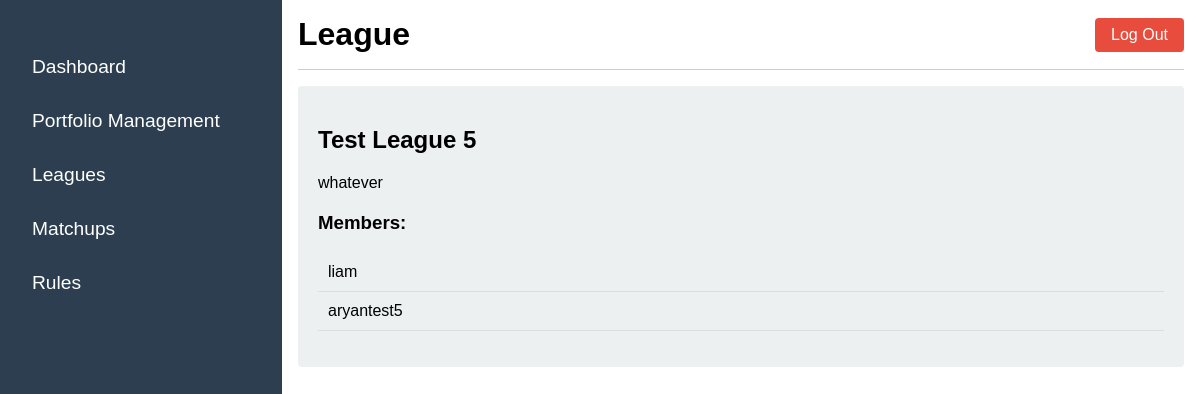
The app's page /league/ (signed in) with its own data.
### leagues/models.py (models this page shows, shortened)
class League(models.Model):
    name = models.CharField(max_length=100)
    description = models.TextField(blank=True)
    created_at = models.DateTimeField(auto_now_add=True)
    owner = models.ForeignKey(User, on_delete=models.CASCADE, related_name='owned_leagues')
    key = models.CharField(max_length=20, default = "")
    started = models.BooleanField(default=False)
    draftDone = models.BooleanField(default=False)
    length = models.IntegerField(default=7)
    current_week = models.IntegerField(default=1)
    next_week_date = models.DateField(null=True, blank=True)

class LeagueMembership(models.Model):
    user = models.ForeignKey(User, on_delete=models.CASCADE)
    league = models.ForeignKey(League, on_delete=models.CASCADE)
    joined_at = models.DateTimeField(auto_now_add=True)
    wins = models.IntegerField(default=0)  # New attribute
    losses = models.IntegerField(default=0)  # New attribute
    ties = models.IntegerField(default=0)  # New attribute

### leagues/views.py (the view, shortened to what this page needs)
# urls.py: path('league/', league_view, name='league'),
@login_required
def league_view(request):
    try:
        league_membership = LeagueMembership.objects.get(user=request.user)
        league = league_membership.league
    except LeagueMembership.DoesNotExist:
        league = None
    if league:
        is_owner = league.owner == request.user
        members = LeagueMembership.objects.filter(league=league) if is_owner else []
    else:
        is_owner = False
        members = []
    context = {
        'league': league,
        'is_owner': is_owner,
        'members': members,
        'started': league.started if league else False,
        'draftDone': league.draftDone if league else False
    }
    return render(request, 'league.html', context)

### templates/league.html (shortened to what this page needs)
<!DOCTYPE html>
<html lang="en">
<head>
    {% load static %}
    <link rel="stylesheet" href="{% static 'css/portal.css' %}">
</head>
<body>
    <div class="portal-container">
        <nav class="sidebar">
            <ul>
                <li><a href="{% url 'user_portal' %}">Dashboard</a></li>
                <li><a href="{% url 'portfolio_management' %}">Portfolio Management</a></li>
                <li><a href="{% url 'league' %}">Leagues</a></li>
                <li><a href="{% url 'matchups' %}">Matchups</a></li>
                <li><a href="#">Rules</a></li>
            </ul>
        </nav>
        <div class="main-content">
            <header>
                <div class="header-content">
                    <h1>League</h1>
                    <a href="{% url 'logout' %}" class="logout-button">Log Out</a>
                </div>
            </header>
            <section class="league-container">
                {% if league %}
                    <h2>{{ league.name }}</h2>
                    <p>{{ league.description }}</p>
                    {% if is_owner %}
                        <div class="members-list">
                            <h3>Members:</h3>
                            <ul>
                                {% for member in members %}
                                    <li>{{ member.user.username }}</li>
                                {% endfor %}
                            </ul>
                        </div>
                    {% endif %}
                {% else %}
                    <p>You are not part of any league. Please join or create a league.</p>
                    <a href="{% url 'create_league' %}" class="btn">Create League</a>
                    <a href="{% url 'join_league' %}" class="btn">Join League</a>
                {% endif %}
            </section>
        </div>
    </div>
</body>
</html>

### static/css/portal.css (style rules this page uses)
body { font-family: 'Arial', sans-serif; margin: 0; padding: 0; display: flex; height: 100vh; }
.portal-container { display: flex; width: 100%; }
.sidebar { width: 250px; background-color: #2c3e50; color: white; display: flex; flex-direction: column; justify-content: space-between; padding: 1rem; }
.sidebar ul { list-style-type: none; padding: 0; }
.sidebar ul li { margin: 1rem 0; }
.sidebar ul li a { color: white; text-decoration: none; font-size: 1.2rem; display: block; padding: 0.5rem 1rem; transition: background 0.3s; }
.main-content { flex-grow: 1; padding: 1rem; }
header { display: flex; justify-content: space-between; align-items: center; border-bottom: 1px solid #ccc; padding-bottom: 1rem; margin-bottom: 1rem; }
.header-content { display: flex; justify-content: space-between; align-items: center; width: 100%; }
h1 { margin: 0; }
.logout-button { background-color: #e74c3c; color: white; text-decoration: none; padding: 0.5rem 1rem; border-radius: 4px; transition: background 0.3s; }
section { padding: 1rem; background-color: #ecf0f1; border-radius: 4px; }

### templates/league.html (style rules this page uses)
.league-container { padding: 20px; }
.members-list { margin-top: 20px; }
.members-list ul { list-style-type: none; padding: 0; }
.members-list li { padding: 10px; border-bottom: 1px solid #ddd; }

### records on screen
League: name "Test League 5", description "whatever"
LeagueMembership: user.username "liam"
LeagueMembership: user.username "aryantest5"
